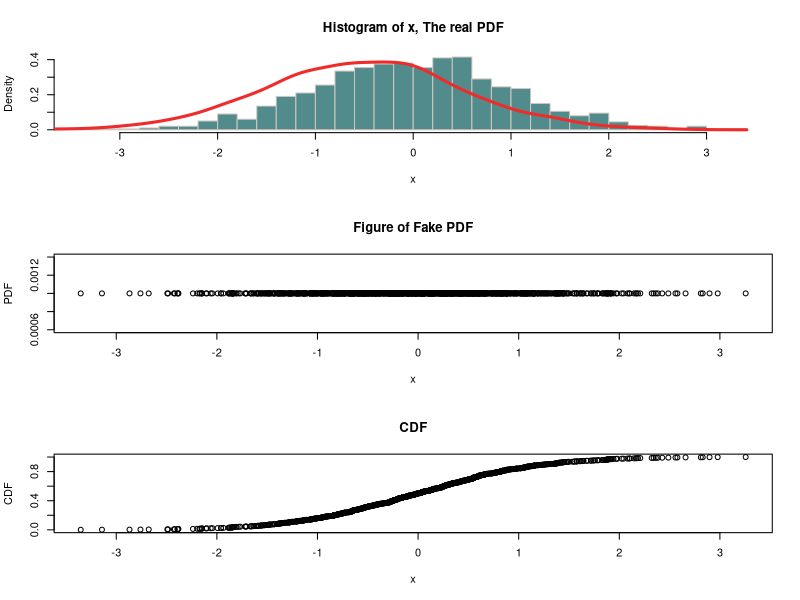

The R source for this figure:
# Draw cdf by sorting
# Chengjun Wang & Lingfei Wu
# @ Hall 8
#~~~cdf and pdf~~~~#
x<-rnorm(1000,0, 1)
x<-as.data.frame(x)
x$x<-sort(x$x)
x$p<-1/1000
x$cp<-cumsum(x$p)
par(mfrow=c(3,1))

hist(x$x,
   probability = TRUE, # In stead of frequency
   breaks = "FD",      # For more breaks than the default
   col = "darkslategray4", border = "seashell3",
   xlab="x", main = paste("Histogram of" , "x, The real PDF"))
lines(density(x$x - 0.5),   # Add the kernel density estimate (-.5 fix for the bins)
   col = "firebrick2", lwd = 3)
plot(x$x, x$p, xlab="x", ylab="PDF", main="Figure of Fake PDF")
plot(x$x, x$cp, xlab="x", ylab="CDF", main="CDF")

